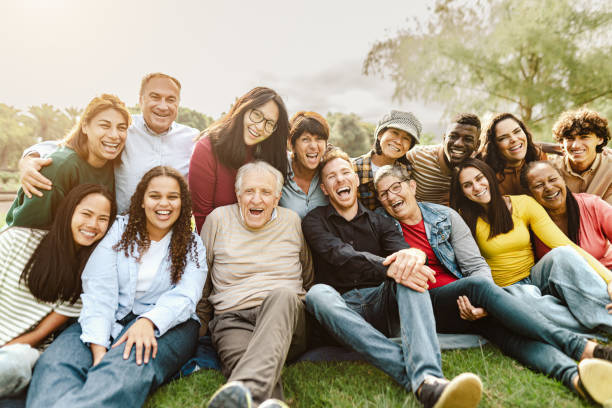
#> input picture Tema 03/Visión Artificial/imagen.jpg, 612 x 408 px, given in place of imagen.webp, which was not available
$ jupyter execute actividad15.ipynb   (shell and % lines are left out)   (text cells are left out)
#> lines starting #> are read from the running program, lines starting #| are printed output that depends on the picture; after the words box and inside, x2 and y2 are one past the last pixel; in counts of white or black regions, pixels touching at a corner belong together; pictures that were not available may be replaced by others from this repository, and a replacement may not be noted
[cell 1]
import cv2
import numpy as np
from matplotlib import pyplot as plt

# Configurar matplotlib para mostrar imágenes en el notebook

[cell 2]
# Cargar la imagen
imagen = cv2.imread('imagen.webp')
#> imagen is the input picture: shape (408, 612, 3); mean B, G, R 133.2, 153, 163

# Verificar que la imagen se cargó correctamente
if imagen is None:
    print("Error: No se pudo cargar la imagen. Verifica la ruta del archivo.")
else:
    print("✓ Imagen cargada correctamente")
    print(f"  Dimensiones: {imagen.shape}")
#|   Dimensiones: (408, 612, 3)

    # Convertir BGR a RGB para visualización
    imagen_rgb = cv2.cvtColor(imagen, cv2.COLOR_BGR2RGB)

    plt.figure(figsize=(10, 6))
    plt.imshow(imagen_rgb)
    plt.title('Imagen original')
    plt.axis('off')
    plt.show()

[cell 3]
# Convertir de BGR a HSV
imagen_hsv = cv2.cvtColor(imagen, cv2.COLOR_BGR2HSV)
#> imagen_hsv: shape (408, 612, 3); mean H, S, V 35.4, 75.7, 168.6

print("✓ Imagen convertida a HSV")
print(f"  Dimensiones: {imagen_hsv.shape}")
#|   Dimensiones: (408, 612, 3)
print(f"  Canales: H (Hue/Matiz), S (Saturation/Saturación), V (Value/Valor)")
print(f"\n  Rangos en OpenCV:")
print(f"  • H: 0-179 (ángulo de color / 2)")
print(f"  • S: 0-255 (intensidad del color)")
print(f"  • V: 0-255 (brillo)")

# Separar canales HSV para visualización
h, s, v = cv2.split(imagen_hsv)
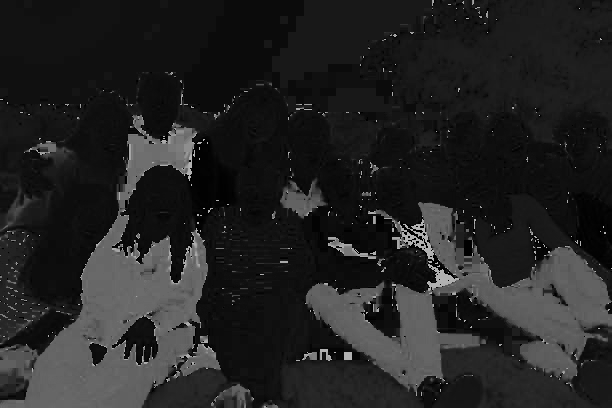
#> h: shape (408, 612); min 0, max 179, mean 35.4
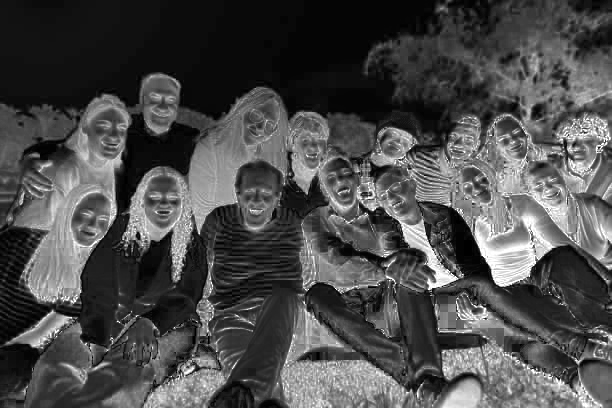
#> s: shape (408, 612); min 0, max 255, mean 75.7
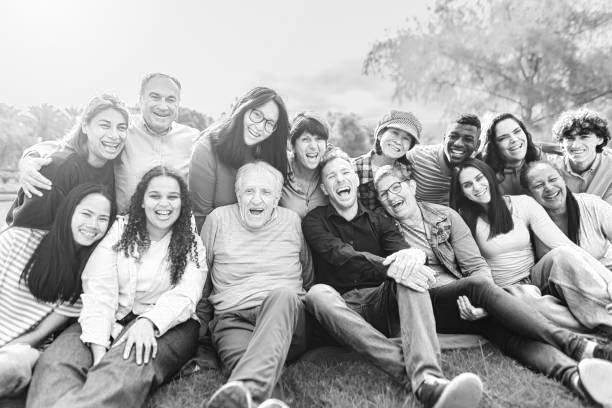
#> v: shape (408, 612); min 1, max 255, mean 168.6

fig, axes = plt.subplots(2, 2, figsize=(14, 12))

axes[0, 0].imshow(imagen_rgb)
axes[0, 0].set_title('Original')
axes[0, 0].axis('off')

axes[0, 1].imshow(h, cmap='hsv')
axes[0, 1].set_title('H (Hue/Matiz)')
axes[0, 1].axis('off')

axes[1, 0].imshow(s, cmap='gray')
axes[1, 0].set_title('S (Saturation/Saturación)')
axes[1, 0].axis('off')

axes[1, 1].imshow(v, cmap='gray')
axes[1, 1].set_title('V (Value/Valor)')
axes[1, 1].axis('off')

plt.tight_layout()
plt.show()
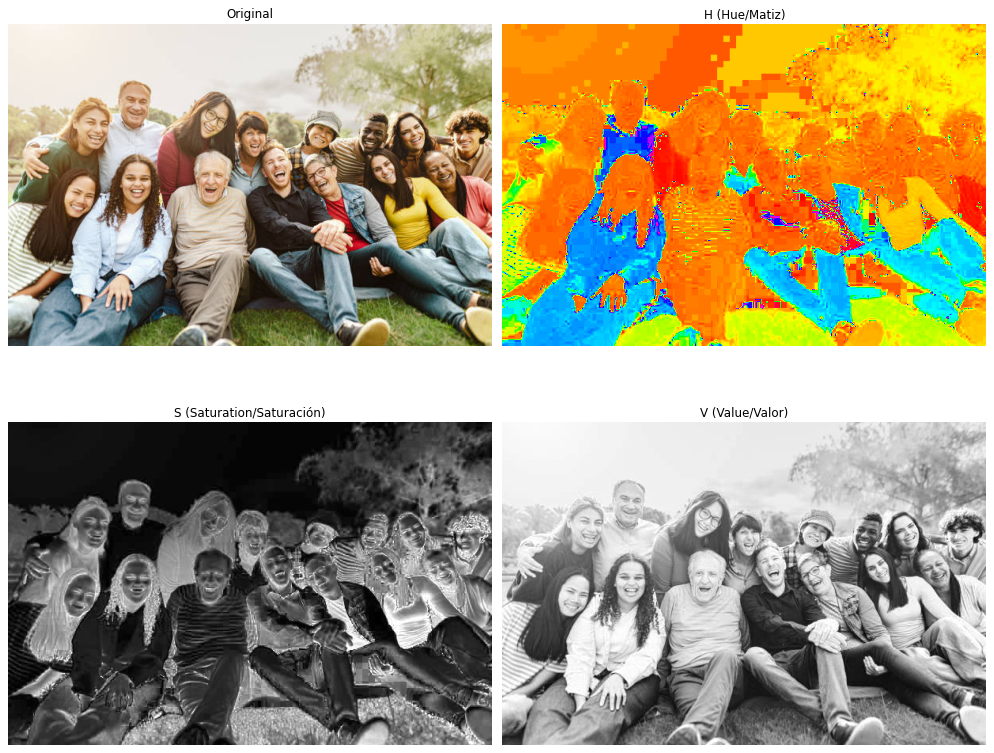
#> figure drawn by matplotlib, 4 panels

[cell 4]
# Definir rango de color verde en HSV
# Verde está aproximadamente entre H=40-80 en OpenCV (H va de 0-179)
# Ajustar estos valores según la tonalidad específica de verde en la imagen

# Límite inferior (verde oscuro)
lower_green = np.array([35, 50, 50])

# Límite superior (verde claro)
upper_green = np.array([85, 255, 255])

# Crear máscara: píxeles dentro del rango = 255 (blanco), fuera = 0 (negro)
mask = cv2.inRange(imagen_hsv, lower_green, upper_green)
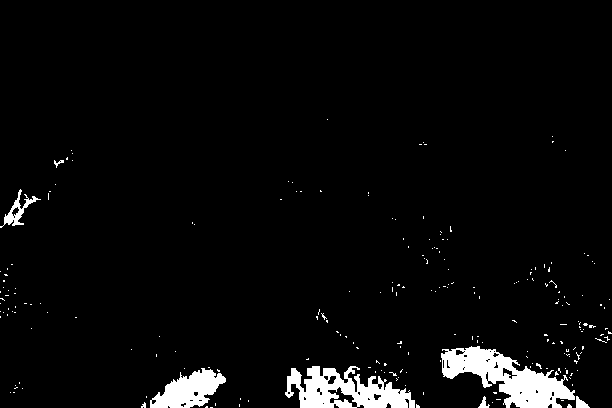
#> mask: shape (408, 612); 4% white; 223 white regions (216 under 20 px), largest, box (x1, y1, x2, y2) and area: (441, 346, 575, 408) 3867, (285, 366, 415, 408) 3153, (150, 368, 226, 408) 1731

print("✓ Máscara de color verde creada")
print(f"  Rango H (Hue): {lower_green[0]}-{upper_green[0]}")
print(f"  Rango S (Saturation): {lower_green[1]}-{upper_green[1]}")
print(f"  Rango V (Value): {lower_green[2]}-{upper_green[2]}")
print(f"\n  Píxeles detectados (blancos): {np.sum(mask == 255)}")
#|   Píxeles detectados (blancos): 10039
print(f"  Píxeles no detectados (negros): {np.sum(mask == 0)}")
#|   Píxeles no detectados (negros): 239657

fig, axes = plt.subplots(1, 2, figsize=(14, 6))

axes[0].imshow(imagen_rgb)
axes[0].set_title('Imagen original')
axes[0].axis('off')

axes[1].imshow(mask, cmap='gray')
axes[1].set_title('Máscara (blanco = verde detectado)')
axes[1].axis('off')

plt.tight_layout()
plt.show()

[cell 5]
# Aplicar la máscara a la imagen original usando bitwise_and
# Mantiene los píxeles donde la máscara es blanca (255)
# Pone a negro los píxeles donde la máscara es negra (0)
resultado = cv2.bitwise_and(imagen, imagen, mask=mask)
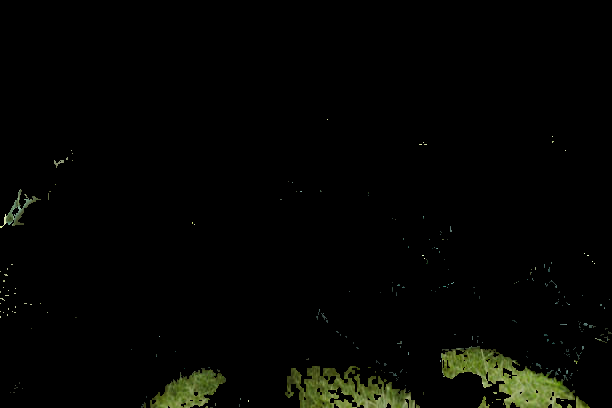
#> resultado: shape (408, 612, 3); mean B, G, R 2.1, 4.6, 3.9

print("✓ Operación bitwise_and aplicada")
print("  Solo se mantienen los píxeles verdes de la imagen original")

# Convertir resultado a RGB para visualización
resultado_rgb = cv2.cvtColor(resultado, cv2.COLOR_BGR2RGB)

plt.figure(figsize=(10, 6))
plt.imshow(resultado_rgb)
plt.title('Objeto verde extraído (fondo negro)')
plt.axis('off')
plt.show()

[cell 6]
# Comparación completa del proceso
fig, axes = plt.subplots(1, 3, figsize=(18, 6))

axes[0].imshow(imagen_rgb)
axes[0].set_title('1. Imagen original', fontsize=14, fontweight='bold')
axes[0].axis('off')

axes[1].imshow(mask, cmap='gray')
axes[1].set_title('2. Máscara de color verde', fontsize=14, fontweight='bold')
axes[1].axis('off')

axes[2].imshow(resultado_rgb)
axes[2].set_title('3. Resultado (bitwise_and)', fontsize=14, fontweight='bold')
axes[2].axis('off')

plt.tight_layout()
plt.show()

print("\n" + "="*70)
print("PROCESO DE SEGMENTACIÓN POR COLOR")
print("="*70)
print(f"Color objetivo: VERDE")
print(f"Espacio de color: HSV")
print(f"Rango H: {lower_green[0]}-{upper_green[0]} (matiz del verde)")
print(f"Rango S: {lower_green[1]}-{upper_green[1]} (saturación)")
print(f"Rango V: {lower_green[2]}-{upper_green[2]} (brillo)")
print(f"\nPíxeles verdes detectados: {np.sum(mask == 255)}")
#| Píxeles verdes detectados: 10039
print(f"Porcentaje de imagen: {100 * np.sum(mask == 255) / mask.size:.2f}%")
#| Porcentaje de imagen: 4.02%
print("="*70)
